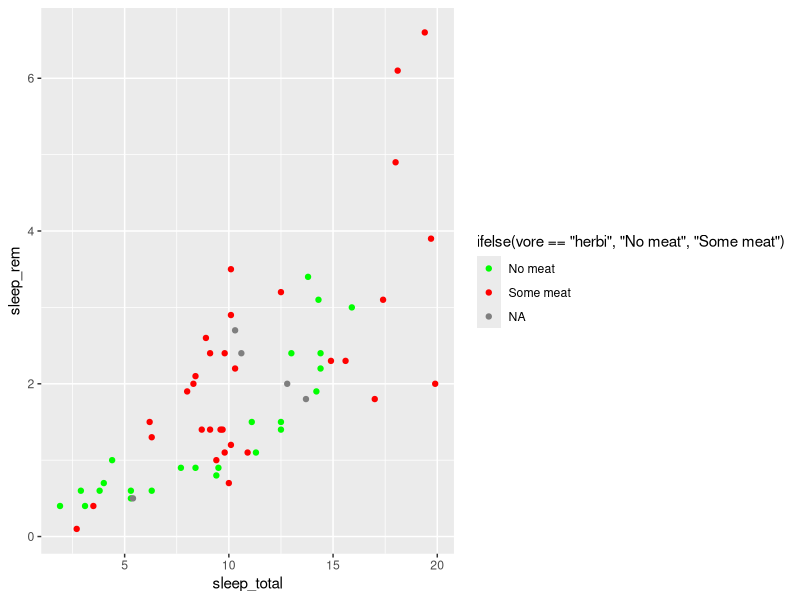
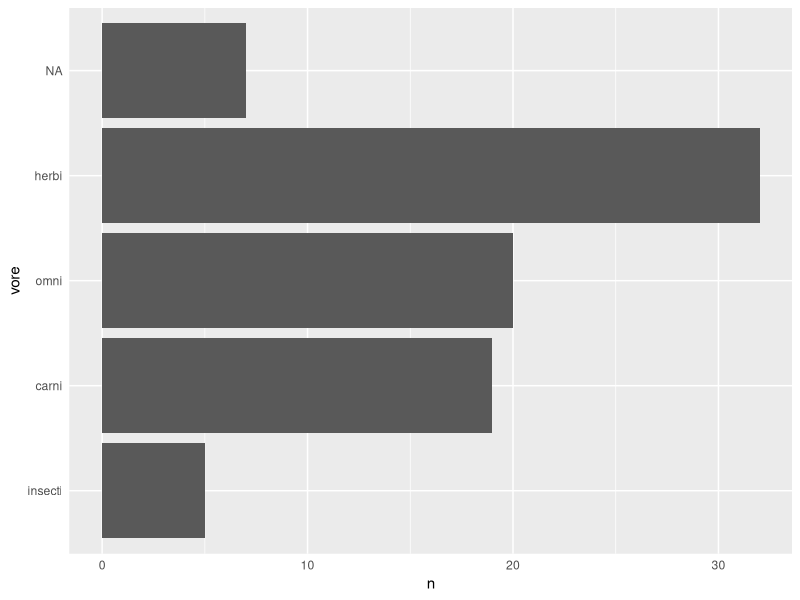

Write the R code that produced these figures, in order.
## ---- chunk 1
knitr::opts_chunk$set(echo = TRUE)
library(tidyverse)

## ---- chunk 2
msleep %>%
  ggplot() +
  aes(x = sleep_total,
      y = sleep_rem,
      colour = ifelse(vore =="herbi","No meat","Some meat")) +
      geom_point() +
      scale_colour_manual(values = c("No meat" = "green", "Some meat" = "red")) 
## ---- chunk 3
msleep%>%
  count(vore) %>%
  mutate(vore = fct_reorder(vore,n))%>%
  ggplot() +
  aes( x=n,
       y=vore) +
  geom_col() +
  theme(axis.ticks = element_blank())
